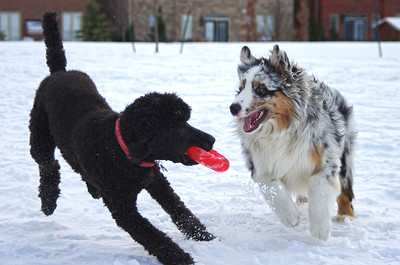
#> input picture HW/hw1/apple.jpg, 400 x 265 px, found by its file name
$ jupyter execute pohsun_40183452.ipynb
#> lines starting #> are read from the running program, lines starting #| are printed output that depends on the picture
#EECS 442 PS1: Filtering

__Please provide the following information__
(e.g. Andrew Owens, ahowens):

Po-Hsun Chang, 40183452

__Important__:
1. After you copy the .ipynb file, please name it as __your_uniquename_your_umid.ipynb__ before you submit it to Canvas. Example: adam_01101100.ipynb.
2. Please convert your Colab notebook to a PDF file and submit the PDF file to Canvas. You can follow [these](https://docs.google.com/document/d/1U49zxpV736_BIUh_mfCn66D20UYAGsKQbfJPvwuiX1s/edit?usp=sharing) instructions. For your convenience, we have included the PDF conversion script at the end of this notebook.

# Introduction

We'll provide you with starter code, like this, in a Jupyter notebook for most problem sets. Please fill in the code to complete the assignment, and submit your notebook to Canvas as a .ipynb file. You can, of course, initially write your code offline in an editor like Emacs or Vim -- we'd just like the final output to be in a notebook format to make grading more consistent. You can also host your notebook locally.

Please note that *we won't run your code*. The notebook you submit should already contain all of the results we ask for. In particular, the visualizations of edge responses and blurred images should be computed *before you submit*.  Also, please do not include long, unnecessary outputs (a few print statements and visualizations are fine, but pages of debugging messages make grading difficult).

# First steps

Run the following code to import the modules that you'll need, and to download the images. You are welcome to modify this code (e.g. by importing more modules).

[cell 1]
import numpy as np, matplotlib as mpl, matplotlib.pyplot as plt, urllib, os
import scipy.ndimage # For image filtering
import imageio # For loading images
import urllib.request

# Download the images that you'll need
base_url = 'http://www.eecs.umich.edu/courses/eecs442/fa24/ims'
for name in ['dog-1.jpg', 'dog-2.jpg', 'apple.jpg']:
  with open(name, 'wb') as out:
    url = os.path.join(base_url, name)
    out.write(urllib.request.urlopen(url).read())

# Problem 1.2: Pet edge detection (a)

[cell 2]
# You can upload images yourself or load them from URLs
im = imageio.imread('dog-1.jpg')
#> im is the input picture: shape (265, 400, 3); mean R, G, B 152.1, 155.3, 163.9
# Convert to grayscale. We'll use floats in [0, 1].
im = im.mean(2)/255.
#> im: shape (265, 400) float64

# TODO: Your code here!
def convolve(im, h):
    # Flip the filter for convolution
    h_flipped = np.flipud(np.fliplr(h))
    img_h, img_w = im.shape
#> img_h = 265; img_w = 400
    filter_h, filter_w = h.shape
    pad_h = filter_h // 2
    pad_w = filter_w // 2
    # Zero pad the image
    padded = np.pad(im, ((pad_h, pad_h), (pad_w, pad_w)), mode='constant')
    out = np.zeros_like(im)
    for i in range(img_h):
        for j in range(img_w):
            region = padded[i:i+filter_h, j:j+filter_w]
            out[i, j] = np.sum(region * h_flipped)
    return out

dx = np.array([[1, -1]])
dy = np.array([[1], [-1]])

# Convolve the image with horizontal and vertical gradient filters
Ix = convolve(im, dx)
Iy = convolve(im, dy)
edges = Ix**2. + Iy**2.

# Visualize edge maps using matplotlib
plt.figure()
plt.title('Input image')
plt.axis('off')
plt.imshow(im, cmap = 'gray', vmin = 0, vmax = 1)

plt.figure()
plt.axis('off')
plt.title('Ix')
plt.imshow(Ix)

plt.figure()
plt.title('Iy')
plt.axis('off')
plt.imshow(Iy)

plt.figure()
plt.title('Edges')
plt.axis('off')
# Please visualize edge responses using this range of values.
# The `vmin' and `vmax' parameters are set so that 0 is always set to be
# the lowest value and the highest value is set on a per-input basis
# to the 99th percentile value in `edges'.
plt.imshow(edges, vmin = 0., vmax = np.percentile(edges, 99))

# Problem 1.2: Pet edge detection (c)

Please visualize the images and edges with matplotlib, using code similar to what we provided in (a).

[cell 3]
im = imageio.imread('dog-2.jpg').mean(2)/255.
#> im: shape (267, 400) float64; min 0.00261, max 0.988, mean 0.194

# TODO: Your code here!
# (i) Compute edges without blurring
dx = np.array([[1, -1]])
dy = np.array([[1], [-1]])
Ix = scipy.ndimage.convolve(im, dx)
Iy = scipy.ndimage.convolve(im, dy)
edges_no_blur = Ix**2 + Iy**2

# (ii) Gaussian filter (σ=2, 11x11)
def gaussian_kernel(size, sigma):
    ax = np.arange(-(size // 2), size // 2 + 1)
    xx, yy = np.meshgrid(ax, ax)
    kernel = np.exp(-(xx**2 + yy**2) / (2 * sigma**2))
    kernel /= np.sum(kernel)
    return kernel

gauss = gaussian_kernel(11, 2)
im_blur = scipy.ndimage.convolve(im, gauss)
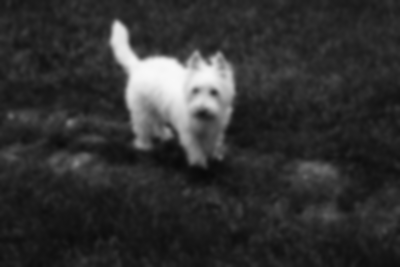
#> im_blur: shape (267, 400) float64; min 0.0353, max 0.974, mean 0.194
Ix_blur = scipy.ndimage.convolve(im_blur, dx)
Iy_blur = scipy.ndimage.convolve(im_blur, dy)
edges_gauss = Ix_blur**2 + Iy_blur**2

# (iii) Box filter (11x11)
box = np.ones((11, 11)) / (11*11)
im_box = scipy.ndimage.convolve(im, box)
Ix_box = scipy.ndimage.convolve(im_box, dx)
Iy_box = scipy.ndimage.convolve(im_box, dy)
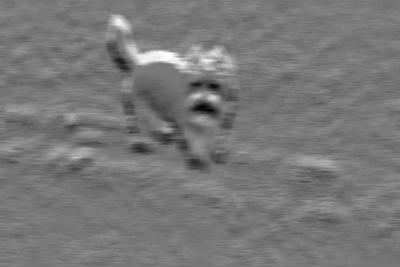
#> Iy_box: shape (267, 400) float64; min -0.0675, max 0.0751, mean -0.000137; drawn with min black and max white
edges_box = Ix_box**2 + Iy_box**2
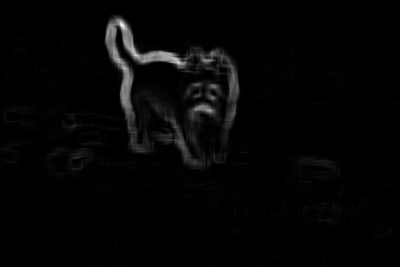
#> edges_box: shape (267, 400) float64; min 0, max 0.00853, mean 0.000183; drawn with min black and max white

# Visualizations
# (i) Original image
plt.figure()
plt.title('Input image')
plt.axis('off')
plt.imshow(im, vmin=0, vmax=1, cmap='gray')

# (i) Edges without blurring
plt.figure()
plt.title('Edges (no blur)')
plt.axis('off')
plt.imshow(edges_no_blur, vmin=0, vmax=np.percentile(edges_no_blur, 99), cmap='gray')

# (ii) Gaussian blurred image
plt.figure()
plt.title('Gaussian blurred image')
plt.axis('off')
plt.imshow(im_blur, vmin=0, vmax=1, cmap='gray')

# (ii) Edges with Gaussian blur
plt.figure()
plt.title('Edges (Gaussian blur)')
plt.axis('off')
plt.imshow(edges_gauss, vmin=0, vmax=np.percentile(edges_gauss, 99), cmap='gray')

# (iii) Box filtered image
plt.figure()
plt.title('Box filtered image')
plt.axis('off')
plt.imshow(im_box, vmin=0, vmax=1, cmap='gray')

# (iii) Edges with Box filter
plt.figure()
plt.title('Edges (Box filter)')
plt.axis('off')
plt.imshow(edges_box, vmin=0, vmax=np.percentile(edges_box, 99), cmap='gray')

plt.show()

# Problem 1.2: Pet edge detection (d)

Please use the visualization code to display the filter you construct.

[cell 4]
# TODO: Your code here!
gauss = gaussian_kernel(11, 2)
dx = np.array([[1, -1]])

# Gx: Convolve Gaussian with gradient filter
Gx = scipy.ndimage.convolve(gauss, dx)

plt.figure()
plt.title('Gx')
plt.imshow(Gx)

plt.figure()
plt.title('Edges two filters')
Ix = scipy.ndimage.convolve(im_blur, dx)
plt.imshow(Ix)

plt.figure()
plt.title('Edges one filter')
plt.imshow(scipy.ndimage.convolve(im, Gx))
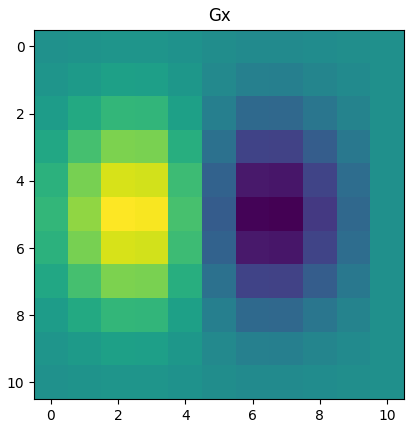
#> figure drawn by matplotlib, 1 panel
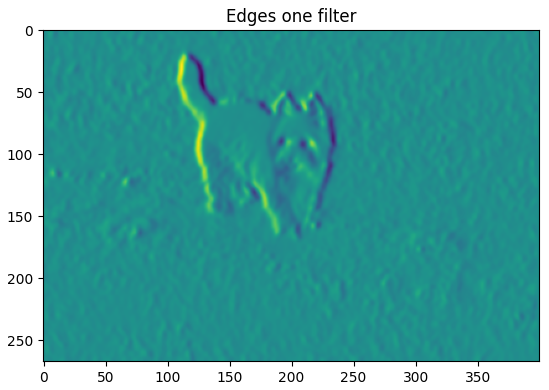
#> figure drawn by matplotlib, 1 panel

# Problem 1.2 Pet edge detection (e)
Please visualize the results using matplotlib.

[cell 5]
im = imageio.imread('apple.jpg').mean(2)/255.
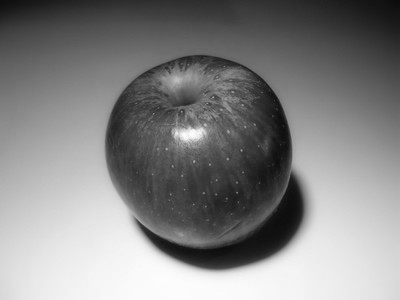
#> im: shape (300, 400) float64; min 0.0431, max 0.999, mean 0.517

# TODO: Your code here!
def oriented_grad(Ix, Iy, theta):
    return Ix * np.cos(theta) + Iy * np.sin(theta)

# Blur image with gaussian first
gauss = gaussian_kernel(11, 2)
im_blur = scipy.ndimage.convolve(im, gauss)
#> im_blur: shape (300, 400) float64
Ix = scipy.ndimage.convolve(im_blur, dx)
#> Ix: shape (300, 400) float64
Iy = scipy.ndimage.convolve(im_blur, dy)
#> Iy: shape (300, 400) float64

# Specify theta angles
thetas = [np.pi/4, np.pi/2, 3*np.pi/4]

titles = [r'$\theta = \frac{\pi}{4}$', r'$\theta = \frac{\pi}{2}$', r'$\theta = \frac{3\pi}{4}$']

# Plot
plt.figure()
plt.title('Input image')
plt.axis('off')
plt.imshow(im, cmap='gray', vmin=0, vmax=1)

for i, theta in enumerate(thetas):
    g = oriented_grad(Ix, Iy, theta)
    plt.figure()
    plt.title(f'Oriented gradient {titles[i]}')
    plt.axis('off')
    plt.imshow(g, cmap='gray', vmin=np.percentile(g, 1), vmax=np.percentile(g, 99))
#> this loop made 3 passes
#> pass 1, `g = oriented_grad(Ix, Iy, theta)`:
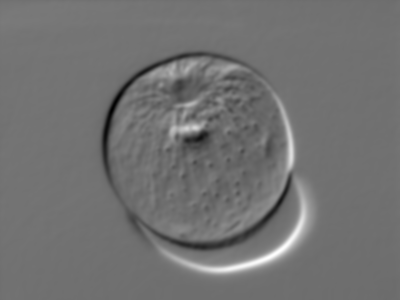
#> g: shape (300, 400) float64; min -0.0665, max 0.0863, mean 0.0018; drawn with min black and max white

plt.show()

# Problem 1.2 Pet edge detection (f)

Please visualize the results using matplotlib.

[cell 6]
# Sample a noisy pet image
# (i) Noisy image
noisy_im = imageio.imread('dog-1.jpg').mean(2)/255.
noisy_im = noisy_im + np.random.randn(*noisy_im.shape) * 0.1
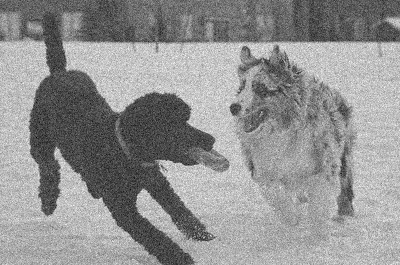
#> noisy_im: shape (265, 400) float64; min -0.368, max 1.35, mean 0.616; drawn with min black and max white
noisy_im = np.clip(noisy_im, 0, 1)

# TODO: Your code here!
# (ii) Box filter on noisy image
box = np.ones((11, 11)) / (11*11)
filtered_box = scipy.ndimage.convolve(noisy_im, box)
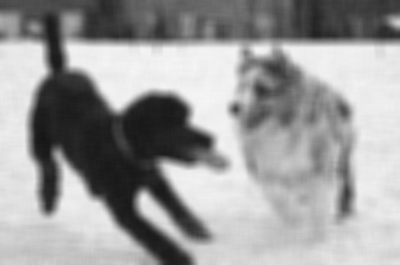
#> filtered_box: shape (265, 400) float64; min 0.0809, max 0.965, mean 0.611

# (iii) Gaussian filter on noisy image
gauss = gaussian_kernel(11, 2)
filtered_gauss = scipy.ndimage.convolve(noisy_im, gauss)

# Median filter
def median(im, k):
#> called with k = 3
    pad = k // 2
    padded = np.pad(im, ((pad, pad), (pad, pad)), mode='edge')
#> padded: shape (267, 402) float64
    out = np.zeros_like(im)
#> out: shape (265, 400) float64; every value is 0
    for i in range(im.shape[0]):
        for j in range(im.shape[1]):
            region = padded[i:i+k, j:j+k]
            out[i, j] = np.median(region)
    return out

# (iv) Median filter on noisy image (k = 3)
filtered_med3 = median(noisy_im, 3)
# (v) Median filter on noisy image (k = 7)
filtered_med7 = median(noisy_im, 7)
#> call 2 of median, with k = 7
#> after the loop in median (call 2), `for i in range(im.shape[0]):`:
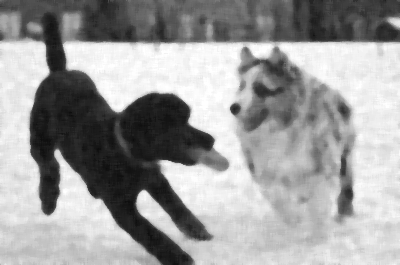
#> out: shape (265, 400) float64; min 0.0514, max 1, mean 0.617

# Visualizations
# (i) Noisy image
plt.figure()
plt.title('Noisy image')
plt.axis('off')
plt.imshow(noisy_im, cmap='gray', vmin=0, vmax=1)

# (ii) Box filter on noisy image
plt.figure()
plt.title('Box filtered')
plt.axis('off')
plt.imshow(filtered_box, cmap='gray', vmin=0, vmax=1)

# (iii) Gaussian filter on noisy image
plt.figure()
plt.title('Gaussian filtered')
plt.axis('off')
plt.imshow(filtered_gauss, cmap='gray', vmin=0, vmax=1)

# (iv) Median filter on noisy image (k = 3)
plt.figure()
plt.title('Median filtered (k=3)')
plt.axis('off')
plt.imshow(filtered_med3, cmap='gray', vmin=0, vmax=1)

# (v) Median filter on noisy image (k = 7)
plt.figure()
plt.title('Median filtered (k=7)')
plt.axis('off')
plt.imshow(filtered_med7, cmap='gray', vmin=0, vmax=1)

plt.show()
